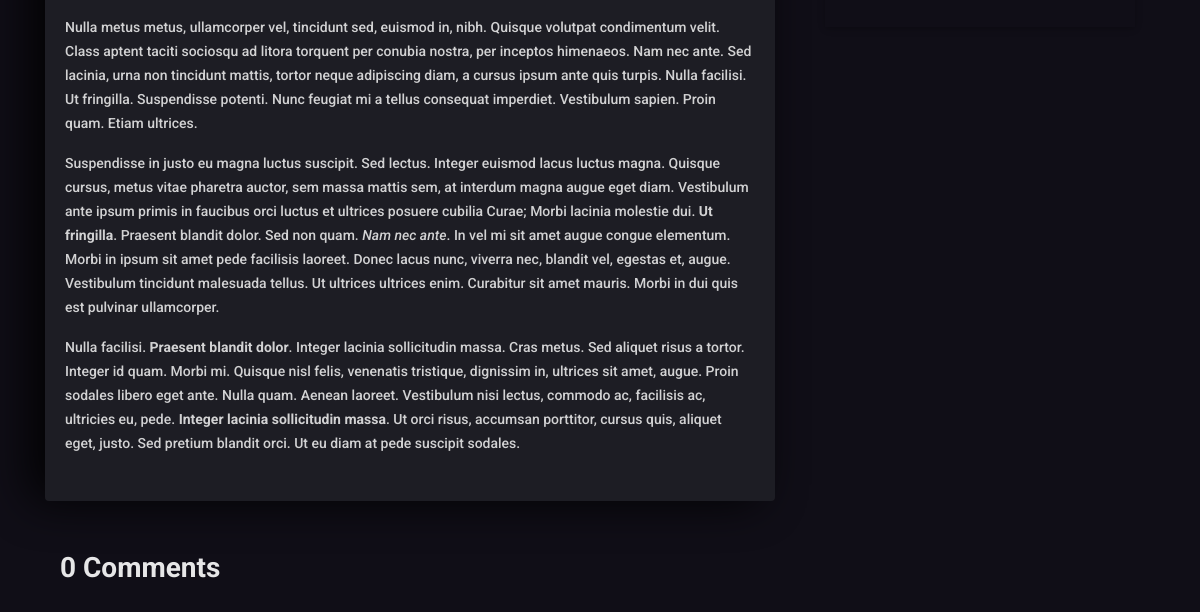
/blog/10/ (lower part), run on an earlier commit of the app's database.
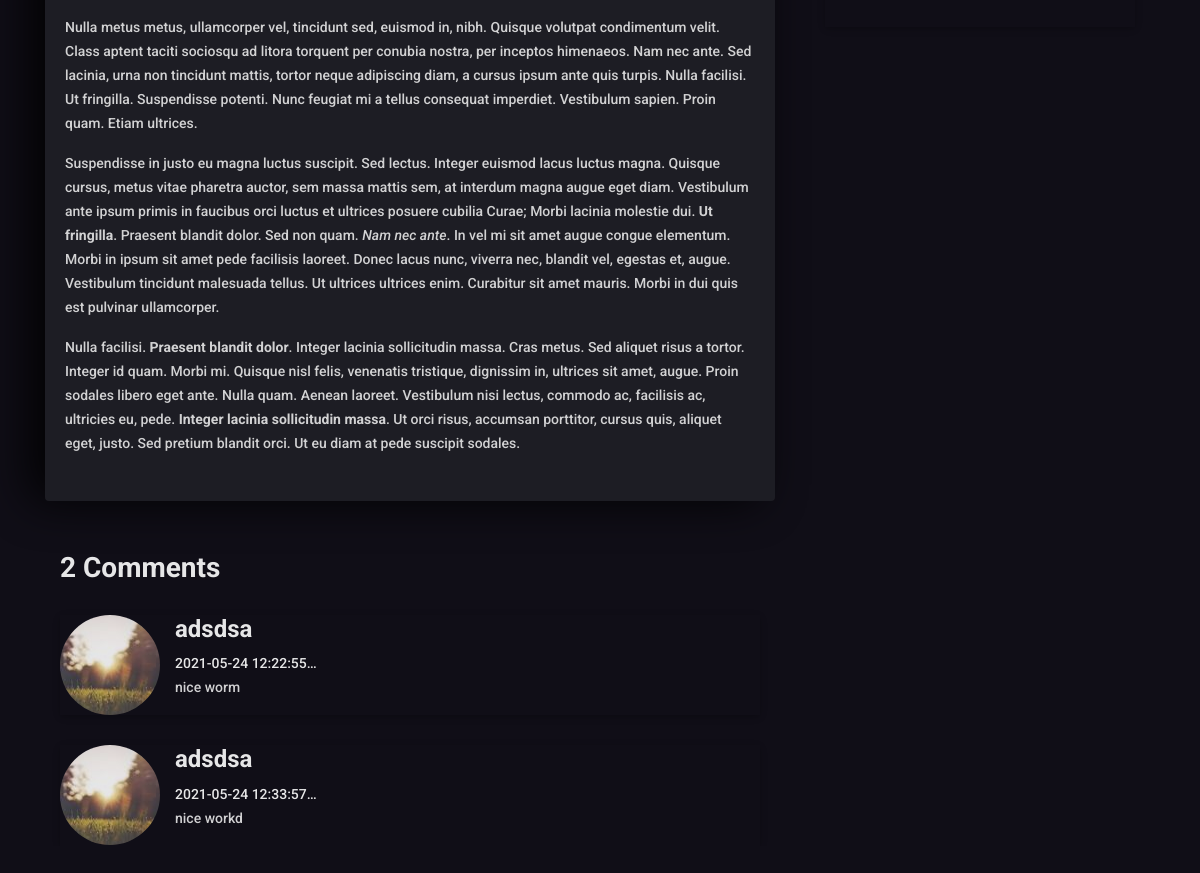
And on a later commit of the database.
### blog/models.py (models this page shows, shortened)
class Blog(models.Model):
    title = models.CharField(max_length=200)
    thought = models.CharField(default='Notice me senpai' ,max_length=200)
    two_line_des = models.CharField(max_length=200)
    description = models.TextField()
    image = models.ImageField(upload_to='portfolio/images/',  blank=True)
    date = models.DateField()
    type = [
    ('automation','automation'),
    ('ROS', 'ROS'),
    ('microcontroller','microcontroller'),
    ]
    tags = models.CharField(max_length=20, choices=type, default='automation')

class Comment(models.Model):
    post = models.ForeignKey(Blog, default=None, on_delete = models.CASCADE, related_name ='comments')
    user_name = models.CharField(max_length=20, default='anon')
    email = models.EmailField(max_length = 254)
    content = models.TextField()
    created_at = models.DateTimeField(auto_now_add=True)

### blog/views.py (the view)
# urls.py: path('<int:blog_id>/', views.detail, name='detail'),
def detail(request, blog_id):
    if request.method == 'POST':
        cf = CommentForm(request.POST or None)
        if cf.is_valid():
            blog = get_object_or_404(Blog, pk=blog_id)
            content = request.POST.get('content')
            user = request.POST.get('user_name')
            email = request.POST.get('email')
            comment = Comment.objects.create(post = blog, user_name = user, email = email, content = content)
            comment.save()
            return HttpResponseRedirect(request.META.get('HTTP_REFERER'))
        else:
            return render('blog/all_blogs.html', {'blogs':blogs})
    else:
        cf = CommentForm()
        blog = get_object_or_404(Blog, pk=blog_id)
        photos = PostImage.objects.filter(post=blog_id)
        comment = Comment.objects.filter(post=blog_id)
        tag = Tag.objects.filter(post=blog_id)
        return render(request, 'updated/detail_blog.html',{'blog':blog, 'photos':photos, 'comments':comment ,'comment_form':cf, 'tag': tag})

### blog/templates/updated/detail_blog.html (shortened to what this page needs)
{% extends 'updated/base.html' %}
{% load static %}
{% block content %}
        <section class="mh-blog">
            <div class="container">
                <div class="row section-separator">
                    <div class="col-md-8">
                        <div class="row">
                            <div class="col-sm-12 col-md-12">
                                <div class="mh-blog-item dark-bg blog-single">
                                    <div class="blog-inner">
                                        <p>
                                          {{ blog.description|safe }}
                                        </p>
                                    </div>
                                </div>
                            </div>
                            <div class="col-sm-12">
                                <div class="comments col-sm-12">
                                  <h3>{{comments.count}} Comment{{comments|pluralize}}</h3>
                                  {% for comment in comments %}
                                    <div class="single-comment media">
                                        <img src="{% static 'assets/images/b-author.jpg' %}" alt="" class="img-fluid round-image">
                                        <div class="col-md-10 col-sm-10 comment-details media-body">
                                            <h4>{{ comment.user_name}}</h4>
                                            <span>{{ comment.created_at|truncatechars:20}}</span>
                                            <p>{{ comment.content}}</p>
                                        </div>
                                    </div>
                                  {% endfor %}
                                </div>
                            </div>
                        </div>
                    </div>
                    <div class="col-md-4">
                        <div class="mh-blog-sidebar">
                            <div class="sidebar-item mh-blog-insta">
                                <br>
                                <br>
                            </div>
                        </div>
                    </div>
                </div>
            </div>
        </section>
{% endblock %}

### portfolio/templates/updated/base.html (shortened to what this page needs)
{% load static %}
<html lang="en">
    <head>
        <link rel="stylesheet" href="{% static 'assets/icons/font-awesome.min.css' %}">
        <link rel="stylesheet" href="{% static 'assets/plugins/css/bootstrap.min.css' %}">
        <link rel="stylesheet" href="{% static 'assets/plugins/css/animate.css' %}">
        <link rel="stylesheet" href="{% static 'assets/plugins/css/owl.css' %}">
        <link rel="stylesheet" href="{% static 'assets/plugins/css/jquery.fancybox.min.css' %}">
        <link rel="stylesheet" href="{% static 'assets/css/styles.css' %}">
        <link rel="stylesheet" href="{% static 'assets/css/responsive.css' %}">
        <link rel="alternate stylesheet" href="{% static 'assets/css/colors/blue.css' %}" title="blue">
        <link rel="stylesheet" href="{% static 'assets/css/colors/defauld.css' %}" title="defauld">
        <link rel="alternate stylesheet" href="{% static 'assets/css/colors/green.css' %}" title="green">
        <link rel="alternate stylesheet" href="{% static 'assets/css/colors/blue-munsell.css' %}" title="blue-munsell">
        <link rel="alternate stylesheet" href="{% static 'assets/css/colors/orange.css' %}" title="orange">
        <link rel="alternate stylesheet" href="{% static 'assets/css/colors/purple.css' %}" title="purple">
        <link rel="alternate stylesheet" href="{% static 'assets/css/colors/slate.css' %}" title="slate">
        <link rel="alternate stylesheet" href="{% static 'assets/css/colors/yellow.css' %}" title="yellow">
    </head>
    <body class="dark-vertion black-bg">
        {% block content %}
        {% endblock %}
    <link rel="stylesheet" href="{% static 'demo/demo.css' %}">
</body>
</html>

### portfolio/static/assets/css/responsive.css (style rules this page uses)
* { -webkit-font-smoothing: antialiased; -moz-osx-font-smoothing: grayscale; }

What changed in the data, as far as the page shows it:
added Comment: user_name "adsdsa", created_at "2021-05-24 12:22:55…", content "nice worm"
added Comment: user_name "adsdsa", created_at "2021-05-24 12:33:57…", content "nice workd"
Also different on the page:
{{ comments.count }}: "0" → "2"
